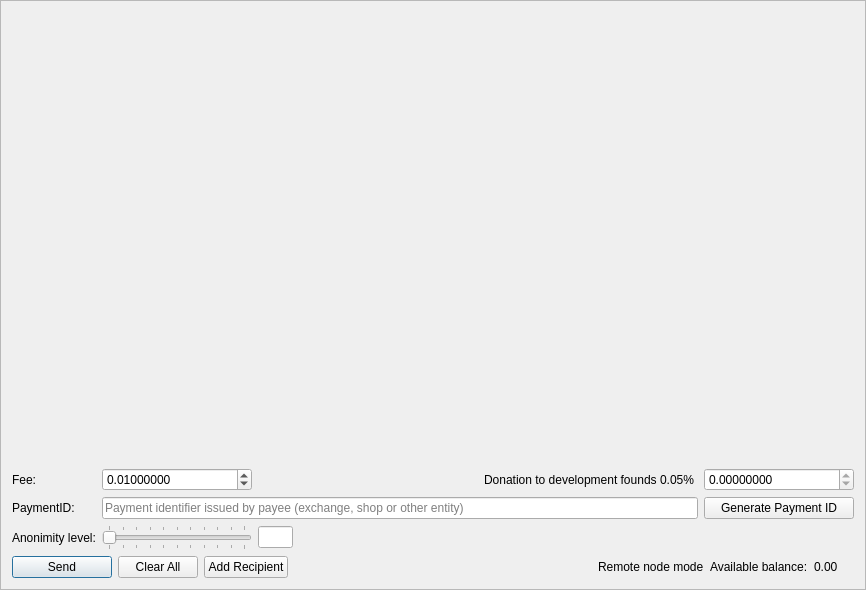
<?xml version="1.0" encoding="UTF-8"?>
<ui version="4.0">
 <class>SendFrame</class>
 <widget class="QFrame" name="SendFrame">
  <property name="geometry">
   <rect>
    <x>0</x>
    <y>0</y>
    <width>866</width>
    <height>590</height>
   </rect>
  </property>
  <property name="windowTitle">
   <string>Frame</string>
  </property>
  <property name="frameShape">
   <enum>QFrame::StyledPanel</enum>
  </property>
  <property name="frameShadow">
   <enum>QFrame::Raised</enum>
  </property>
  <layout class="QVBoxLayout" name="m_send_frame_main_layout">
   <item>
    <widget class="QScrollArea" name="m_transfersScrollarea">
     <property name="frameShape">
      <enum>QFrame::NoFrame</enum>
     </property>
     <property name="widgetResizable">
      <bool>true</bool>
     </property>
     <widget class="QWidget" name="scrollAreaWidgetContents">
      <property name="geometry">
       <rect>
        <x>0</x>
        <y>0</y>
        <width>846</width>
        <height>420</height>
       </rect>
      </property>
      <layout class="QVBoxLayout" name="m_send_frame_layout">
       <property name="margin">
        <number>0</number>
       </property>
       <item>
        <spacer name="verticalSpacer">
         <property name="orientation">
          <enum>Qt::Vertical</enum>
         </property>
         <property name="sizeHint" stdset="0">
          <size>
           <width>20</width>
           <height>445</height>
          </size>
         </property>
        </spacer>
       </item>
      </layout>
     </widget>
    </widget>
   </item>
   <item>
    <layout class="QGridLayout" name="gridLayout">
     <property name="topMargin">
      <number>5</number>
     </property>
     <item row="11" column="1">
      <widget class="QSlider" name="m_mixinSlider">
       <property name="maximumSize">
        <size>
         <width>150</width>
         <height>16777215</height>
        </size>
       </property>
       <property name="baseSize">
        <size>
         <width>200</width>
         <height>0</height>
        </size>
       </property>
       <property name="maximum">
        <number>10</number>
       </property>
       <property name="pageStep">
        <number>1</number>
       </property>
       <property name="value">
        <number>1</number>
       </property>
       <property name="sliderPosition">
        <number>0</number>
       </property>
       <property name="tracking">
        <bool>false</bool>
       </property>
       <property name="orientation">
        <enum>Qt::Horizontal</enum>
       </property>
       <property name="tickPosition">
        <enum>QSlider::TicksBothSides</enum>
       </property>
       <property name="tickInterval">
        <number>1</number>
       </property>
      </widget>
     </item>
     <item row="11" column="0">
      <widget class="QLabel" name="label_2">
       <property name="text">
        <string>Anonimity level:</string>
       </property>
      </widget>
     </item>
     <item row="3" column="0">
      <widget class="QLabel" name="label">
       <property name="text">
        <string>Fee:</string>
       </property>
      </widget>
     </item>
     <item row="9" column="0">
      <widget class="QLabel" name="label_6">
       <property name="text">
        <string>PaymentID:</string>
       </property>
      </widget>
     </item>
     <item row="11" column="2">
      <widget class="QLineEdit" name="m_mixinEdit">
       <property name="minimumSize">
        <size>
         <width>35</width>
         <height>0</height>
        </size>
       </property>
       <property name="maximumSize">
        <size>
         <width>30</width>
         <height>16777215</height>
        </size>
       </property>
       <property name="text">
        <string notr="true"/>
       </property>
       <property name="maxLength">
        <number>5</number>
       </property>
       <property name="alignment">
        <set>Qt::AlignCenter</set>
       </property>
       <property name="readOnly">
        <bool>true</bool>
       </property>
      </widget>
     </item>
     <item row="9" column="1" colspan="3">
      <widget class="QLineEdit" name="m_paymentIdEdit">
       <property name="maxLength">
        <number>64</number>
       </property>
       <property name="placeholderText">
        <string>Payment identifier issued by payee (exchange, shop or other entity)</string>
       </property>
      </widget>
     </item>
     <item row="3" column="1">
      <widget class="QDoubleSpinBox" name="m_feeSpin">
       <property name="minimumSize">
        <size>
         <width>150</width>
         <height>0</height>
        </size>
       </property>
       <property name="baseSize">
        <size>
         <width>150</width>
         <height>0</height>
        </size>
       </property>
       <property name="cursor">
        <cursorShape>IBeamCursor</cursorShape>
       </property>
       <property name="locale">
        <locale language="English" country="UnitedStates"/>
       </property>
       <property name="suffix">
        <string/>
       </property>
       <property name="decimals">
        <number>8</number>
       </property>
       <property name="minimum">
        <double>0.000100000000000</double>
       </property>
       <property name="maximum">
        <double>999999999999999.000000000000000</double>
       </property>
       <property name="singleStep">
        <double>0.010000000000000</double>
       </property>
       <property name="value">
        <double>0.010000000000000</double>
       </property>
      </widget>
     </item>
     <item row="9" column="4">
      <widget class="QPushButton" name="m_generatePaymentIdButton">
       <property name="sizePolicy">
        <sizepolicy hsizetype="Preferred" vsizetype="Fixed">
         <horstretch>0</horstretch>
         <verstretch>0</verstretch>
        </sizepolicy>
       </property>
       <property name="maximumSize">
        <size>
         <width>200</width>
         <height>16777215</height>
        </size>
       </property>
       <property name="text">
        <string>Generate Payment ID</string>
       </property>
      </widget>
     </item>
     <item row="3" column="4">
      <widget class="QDoubleSpinBox" name="m_donateSpin">
       <property name="enabled">
        <bool>true</bool>
       </property>
       <property name="minimumSize">
        <size>
         <width>150</width>
         <height>0</height>
        </size>
       </property>
       <property name="maximumSize">
        <size>
         <width>16777215</width>
         <height>16777215</height>
        </size>
       </property>
       <property name="baseSize">
        <size>
         <width>150</width>
         <height>0</height>
        </size>
       </property>
       <property name="cursor">
        <cursorShape>IBeamCursor</cursorShape>
       </property>
       <property name="locale">
        <locale language="English" country="UnitedStates"/>
       </property>
       <property name="readOnly">
        <bool>true</bool>
       </property>
       <property name="decimals">
        <number>8</number>
       </property>
       <property name="maximum">
        <double>999999999999999.000000000000000</double>
       </property>
       <property name="singleStep">
        <double>0.100000000000000</double>
       </property>
      </widget>
     </item>
     <item row="3" column="2">
      <spacer name="horizontalSpacer">
       <property name="orientation">
        <enum>Qt::Horizontal</enum>
       </property>
       <property name="sizeType">
        <enum>QSizePolicy::Expanding</enum>
       </property>
       <property name="sizeHint" stdset="0">
        <size>
         <width>100</width>
         <height>20</height>
        </size>
       </property>
      </spacer>
     </item>
     <item row="3" column="3">
      <widget class="QLabel" name="label_3">
       <property name="text">
        <string>Donation to development founds 0.05% </string>
       </property>
      </widget>
     </item>
    </layout>
   </item>
   <item>
    <layout class="QHBoxLayout" name="horizontalLayout">
     <item>
      <widget class="QPushButton" name="m_sendButton">
       <property name="minimumSize">
        <size>
         <width>100</width>
         <height>0</height>
        </size>
       </property>
       <property name="text">
        <string>Send</string>
       </property>
       <property name="icon">
        <iconset resource="../../resources.qrc">
         <normaloff>:/icons/btn-send</normaloff>:/icons/btn-send</iconset>
       </property>
       <property name="default">
        <bool>true</bool>
       </property>
      </widget>
     </item>
     <item>
      <widget class="QPushButton" name="m_clearAllButton">
       <property name="text">
        <string>Clear All</string>
       </property>
       <property name="icon">
        <iconset resource="../../resources.qrc">
         <normaloff>:/icons/remove</normaloff>:/icons/remove</iconset>
       </property>
      </widget>
     </item>
     <item>
      <widget class="QPushButton" name="m_addRecipientButton">
       <property name="text">
        <string>Add Recipient</string>
       </property>
       <property name="icon">
        <iconset resource="../../resources.qrc">
         <normaloff>:/icons/add_recepient</normaloff>:/icons/add_recepient</iconset>
       </property>
      </widget>
     </item>
     <item>
      <spacer name="horizontalSpacer_2">
       <property name="orientation">
        <enum>Qt::Horizontal</enum>
       </property>
       <property name="sizeHint" stdset="0">
        <size>
         <width>40</width>
         <height>20</height>
        </size>
       </property>
      </spacer>
     </item>
     <item>
      <widget class="QLabel" name="m_remote_label">
       <property name="font">
        <font>
         <weight>50</weight>
         <bold>false</bold>
        </font>
       </property>
       <property name="toolTip">
        <string>Wallet is connected through remote node. Additional 0.25% fee will be applied.</string>
       </property>
       <property name="text">
        <string>Remote node mode</string>
       </property>
      </widget>
     </item>
     <item>
      <widget class="QLabel" name="label_4">
       <property name="text">
        <string>Available balance:</string>
       </property>
      </widget>
     </item>
     <item>
      <widget class="QLabel" name="m_balanceLabel">
       <property name="text">
        <string notr="true">0.00 </string>
       </property>
      </widget>
     </item>
     <item>
      <widget class="QLabel" name="m_tickerLabel">
       <property name="text">
        <string notr="true"/>
       </property>
      </widget>
     </item>
    </layout>
   </item>
  </layout>
 </widget>
 <tabstops>
  <tabstop>m_feeSpin</tabstop>
  <tabstop>m_donateSpin</tabstop>
  <tabstop>m_paymentIdEdit</tabstop>
  <tabstop>m_mixinSlider</tabstop>
  <tabstop>m_mixinEdit</tabstop>
  <tabstop>m_sendButton</tabstop>
  <tabstop>m_clearAllButton</tabstop>
  <tabstop>m_addRecipientButton</tabstop>
  <tabstop>m_transfersScrollarea</tabstop>
 </tabstops>
 <resources>
  <include location="../../resources.qrc"/>
 </resources>
 <connections>
  <connection>
   <sender>m_addRecipientButton</sender>
   <signal>clicked()</signal>
   <receiver>SendFrame</receiver>
   <slot>addRecipientClicked()</slot>
   <hints>
    <hint type="sourcelabel">
     <x>282</x>
     <y>561</y>
    </hint>
    <hint type="destinationlabel">
     <x>432</x>
     <y>294</y>
    </hint>
   </hints>
  </connection>
  <connection>
   <sender>m_clearAllButton</sender>
   <signal>clicked()</signal>
   <receiver>SendFrame</receiver>
   <slot>clearAllClicked()</slot>
   <hints>
    <hint type="sourcelabel">
     <x>154</x>
     <y>561</y>
    </hint>
    <hint type="destinationlabel">
     <x>432</x>
     <y>294</y>
    </hint>
   </hints>
  </connection>
  <connection>
   <sender>m_sendButton</sender>
   <signal>clicked()</signal>
   <receiver>SendFrame</receiver>
   <slot>sendClicked()</slot>
   <hints>
    <hint type="sourcelabel">
     <x>53</x>
     <y>561</y>
    </hint>
    <hint type="destinationlabel">
     <x>432</x>
     <y>294</y>
    </hint>
   </hints>
  </connection>
  <connection>
   <sender>m_mixinSlider</sender>
   <signal>valueChanged(int)</signal>
   <receiver>SendFrame</receiver>
   <slot>mixinValueChanged(int)</slot>
   <hints>
    <hint type="sourcelabel">
     <x>221</x>
     <y>520</y>
    </hint>
    <hint type="destinationlabel">
     <x>432</x>
     <y>294</y>
    </hint>
   </hints>
  </connection>
  <connection>
   <sender>m_generatePaymentIdButton</sender>
   <signal>clicked()</signal>
   <receiver>SendFrame</receiver>
   <slot>generatePaymentIdClicked()</slot>
   <hints>
    <hint type="sourcelabel">
     <x>748</x>
     <y>497</y>
    </hint>
    <hint type="destinationlabel">
     <x>432</x>
     <y>294</y>
    </hint>
   </hints>
  </connection>
 </connections>
 <slots>
  <slot>sendClicked()</slot>
  <slot>clearAllClicked()</slot>
  <slot>addRecipientClicked()</slot>
  <slot>mixinValueChanged(int)</slot>
 </slots>
</ui>
